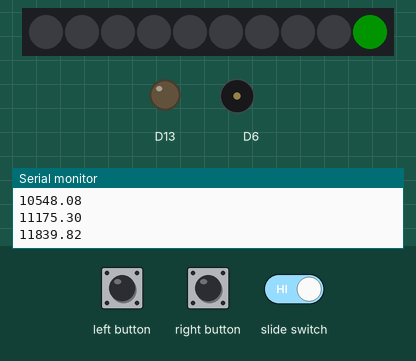
Simulated run of this sketch. Board: Adafruit Circuit Playground Express. Parts: 10 RGB LEDs in strip order, left to right, output pins drawn as LEDs (lit = HIGH), buzzer (waves = sounding), the last lines printed to the serial monitor. Inputs (shaded band) come from the test bench. Dim RGB values are drawn brighter than linear; random numbers use the default seed unless the sketch sets one.

Above: at 0.1 s.
2.8 s: left button pressed for 0.15 s
At 5.5 s:
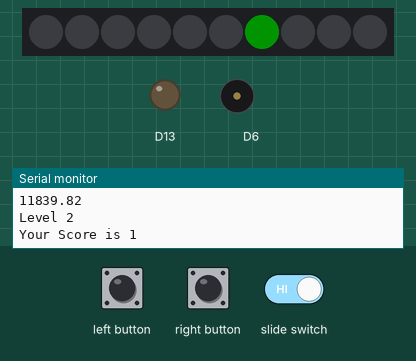
At 8.1 s:
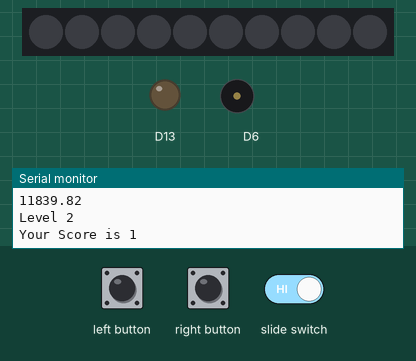
Timing chart, 0 to 9.5 s (numbered marks = the images above; inputs shaded):
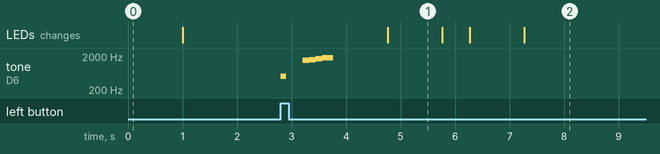

Measured:
- after the input at 2.8 s, tone on D6: plays 500 Hz for 0.10 s, 1479 Hz for 0.12 s, 1567 Hz for 0.12 s, 1661 Hz for 0.12 s, 1760 Hz for 0.20 s, starting at once; the LEDs: change after 2.0 s (image 1)
- what the display in image 1 shows lasts 1.0 s, from 4.8 s to 5.8 s

The sketch:

finalproject.ino
```cpp
#include <Adafruit_CircuitPlayground.h>
#include <AsyncDelay.h>

const int leftButtonPin = 4;
const int rightButtonPin = 5;
volatile bool lbuttonFlag = 0;
volatile bool rbuttonFlag = 0;
const int switchPin = 7;
volatile bool switchFlag = 0;
bool switchVal = 0;
int level = 1;
int score = 0;
int sequence[30];
int levelLength = 1;
int sequenceArray = 0;
float midi[127];
int A_four = 440;
int gameOverSong[4][2] = {
  {80, 200},
  {79, 200},
  {78, 200},
  {77, 600},
};
int levelCompleteSong[4][2] = {
  {90, 120},
  {91, 120},
  {92, 120},
  {93, 200},
};

void setup() {
  CircuitPlayground.begin();
  randomSeed(analogRead(0));
  generateMIDI();

  pinMode(leftButtonPin, INPUT_PULLDOWN);
  attachInterrupt(digitalPinToInterrupt(leftButtonPin), lplay, RISING);
  pinMode(rightButtonPin, INPUT_PULLDOWN);
  attachInterrupt(digitalPinToInterrupt(rightButtonPin), rplay, RISING);
  pinMode(switchPin,INPUT_PULLUP);
  attachInterrupt(digitalPinToInterrupt(switchPin), onOff, CHANGE);

  levelLength = 1;
  sequenceArray = 0;
  generateSequence();
  playSequence();
}

void loop() {
  if (switchFlag) {
    delay(1);
    switchVal = digitalRead(switchPin);
    CircuitPlayground.clearPixels();
    levelLength = 1;
    sequenceArray = 0;
    switchFlag = 0;
  }
  if (!switchVal) {
    if (sequenceArray < levelLength) {
        if (lbuttonFlag || rbuttonFlag) {
          int color = sequence[sequenceArray];

          if ((lbuttonFlag && color == 0) || (rbuttonFlag && color == 1)) {
            sequenceArray++;
            score++;
            CircuitPlayground.playTone(500, 100);

            if (sequenceArray == levelLength) {
              level++;
              levelLength++;
              sequenceArray = 0;
              Serial.print("Level ");
              Serial.println(level);
              Serial.print("Your Score is ");
              Serial.println(score);
              delay(300);
              for (int i = 0; i < sizeof(levelCompleteSong) / sizeof(levelCompleteSong[0]); i++) {
                CircuitPlayground.playTone(midi[levelCompleteSong[i][0]], levelCompleteSong[i][1]);
                delay(1);
                }
              CircuitPlayground.clearPixels();
              generateSequence();
              delay(1000);
              CircuitPlayground.clearPixels();
              playSequence();
            }
          }
          else {
              CircuitPlayground.clearPixels();
              Serial.println("GAME OVER!");
              for (int i = 0; i < sizeof(gameOverSong) / sizeof(gameOverSong[0]); i++) {
                CircuitPlayground.playTone(midi[gameOverSong[i][0]], gameOverSong[i][1]);
                delay(1);
              }
              delay(1000);
              CircuitPlayground.clearPixels();
              levelLength = 1;
              sequenceArray = 0;
              score = 0;
              level = 1;
              }
          lbuttonFlag = 0;
          rbuttonFlag = 0;
        }
      }
  }
}

void generateSequence() {
  for (int i = 0; i < levelLength; i++) {
    sequence[i] = random(2);
  }
}

void playSequence() {
  for (int i = 0; i < levelLength; i++) {
    int color = sequence[i];
  if (color == 0) {
    CircuitPlayground.setPixelColor(random(10), 0, 255, 0);
  }
  else {
    CircuitPlayground.setPixelColor(random(10), 255, 0, 0);
  }
    delay(1000);
    CircuitPlayground.clearPixels();
    delay(500);
  }
}

void generateMIDI() {
  for (int x = 0; x < 127; ++x) {
    midi[x] = (A_four / 32.0) * pow(2.0, ((x - 9.0) / 12.0));
    Serial.println(midi[x]);
  }
}

void lplay() {
  lbuttonFlag = 1;
}

void rplay() {
  rbuttonFlag = 1;
}

void onOff()
{
  switchFlag = 1;
}
```
